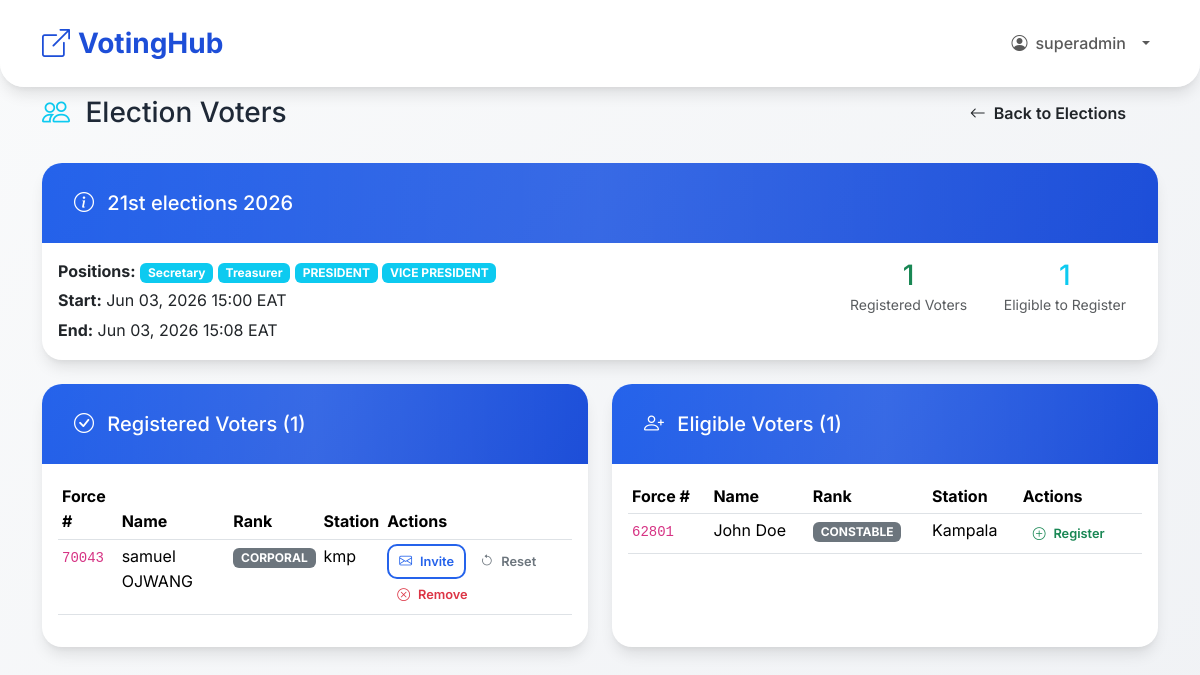
/polls/admin/elections/2/voters/ (signed in), run on an earlier commit of the app's database.
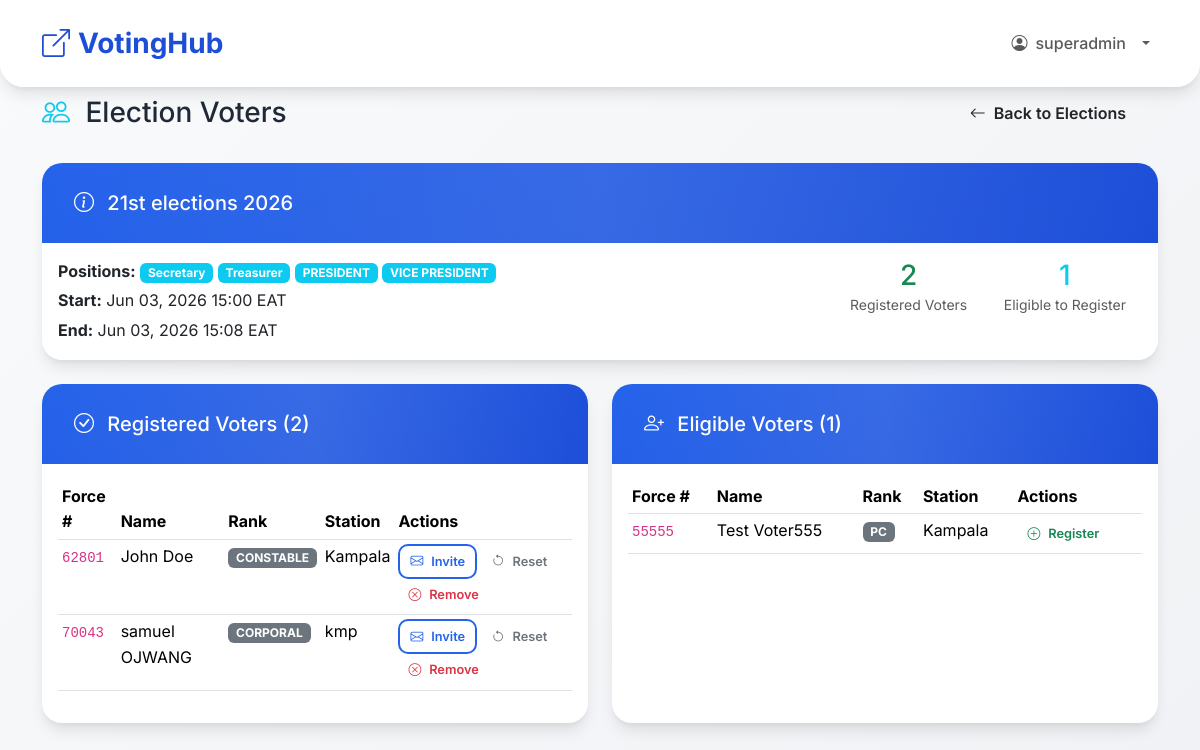
And on a later commit of the database.
### polls/models.py (models this page shows, shortened)
class Position(models.Model):
    name = models.CharField(max_length=100, unique=True)

class PoliceUser(AbstractUser):
    force_number = models.CharField(
        max_length=50,
        unique=True,
        help_text="Force Number"
    )
    rank = models.CharField(
        max_length=50,
        choices=[
            ('PC', 'PC'),
            ('CPL', 'CPL'),
            ('SGT', 'SGT'),
            ('S/SGT', 'S/SGT'),
            ('HCM', 'HCM'),
            ('AIP', 'AIP'),
            ('IP', 'IP'),
            ('ASP', 'ASP'),
            ('SP', 'SP'),
            ('SSP', 'SSP'),
            ('ACP', 'ACP'),
            ('CP', 'CP'),
        ]
    )
    station = models.CharField(max_length=100)
    phone = models.CharField(max_length=15, blank=True)
    otp_code = models.CharField(max_length=6, blank=True, null=True)
    otp_expiry = models.DateTimeField(blank=True, null=True)
    is_active_voter = models.BooleanField(default=False)
    role = models.CharField(
        max_length=20,
        choices=[
            ('SUPER_ADMIN', 'Super Admin'),
            ('ADMIN', 'Election Admin'),
            ('VOTER', 'Voter'),
        ],
        default='VOTER'
    )
    must_change_password = models.BooleanField(default=True)

### polls/views_admin.py (the view)
# urls.py: path('admin/elections/<int:election_id>/voters/', views_admin.admin_election_voters, name='admin_election_voters'),
@login_required
@user_passes_test(is_admin)
def admin_election_voters(request, election_id):
    election = get_object_or_404(Election.objects.prefetch_related('positions'), pk=election_id)
    registered_voter_ids = set(ElectionRegistration.objects.filter(
        election=election
    ).values_list('voter_id', flat=True))
    registered_voters = PoliceUser.objects.filter(
        id__in=registered_voter_ids, role='VOTER'
    ).order_by('force_number')
    eligible_voters = []
    for voter in PoliceUser.objects.filter(role='VOTER', is_active=True).order_by('force_number'):
        if election.is_voter_eligible(voter) and voter.id not in registered_voter_ids:
            eligible_voters.append(voter)
    return render(request, 'polls/admin_election_voters.html', {
        'election': election,
        'registered_voters': registered_voters,
        'eligible_voters': eligible_voters,
        'registered_count': registered_voters.count(),
        'eligible_count': len(eligible_voters),
    })

### polls/models.py (called while the page is built)
    def eligible_rank_values(self):
        if not self.eligible_ranks:
            return set()
        return self._split_eligible_values(self.eligible_ranks, upper=True)

    def eligible_station_values(self):
        if not self.eligible_stations:
            return set()
        return self._split_eligible_values(self.eligible_stations)

    def is_voter_eligible(self, voter):
        voter_rank = (voter.rank or '').strip().upper()
        voter_station = (voter.station or '').strip().casefold()
        eligible_ranks = self.eligible_rank_values()
        if eligible_ranks and voter_rank not in eligible_ranks:
            return False
        eligible_stations = self.eligible_station_values()
        if eligible_stations and voter_station not in eligible_stations:
            return False
        return True

### polls/views_admin.py (called while the page is built)
def is_admin(user):
    return user.role in ['SUPER_ADMIN', 'ADMIN']

### templates/polls/admin_election_voters.html (shortened to what the changed rows need)
{% extends 'base.html' %}
{% block content %}
<div class="row justify-content-center">
    <div class="col-lg-12">
        <div class="d-flex flex-column flex-md-row justify-content-between align-items-start align-items-md-center mb-4 gap-3">
            <h1 class="h3 mb-0">
                <i class="bi bi-people me-2 text-info"></i>
                Election Voters
            </h1>
        </div>
        <div class="card mb-4">
            <div class="card-body">
                <div class="row g-3">
                    <div class="col-md-6">
                        <p class="mb-1"><strong>Positions:</strong>
                            {% for pos in election.positions.all %}
                                <span class="badge bg-info">{{ pos.name }}</span>
                            {% endfor %}
                        </p>
                    </div>
                    <div class="col-md-6 text-center text-md-end">
                        <div class="d-inline-block text-center px-3">
                            <h3 class="text-success mb-0">{{ registered_count }}</h3>
                            <small class="text-muted">Registered Voters</small>
                        </div>
                    </div>
                </div>
            </div>
        </div>
        <div class="row">
            <div class="col-lg-6 mb-4">
                <div class="card border-success h-100">
                    <div class="card-header bg-success text-white d-flex justify-content-between align-items-center">
                        <h5 class="mb-0">
                            <i class="bi bi-check-circle me-2"></i>
                            Registered Voters ({{ registered_count }})
                        </h5>
                    </div>
                    <div class="card-body">
                        {% if registered_voters %}
                            <div class="table-responsive">
                                <table class="table table-hover table-sm">
                                    <thead>
                                        <tr>
                                            <th>Force #</th>
                                            <th>Name</th>
                                            <th>Rank</th>
                                            <th>Station</th>
                                            <th>Actions</th>
                                        </tr>
                                    </thead>
                                    <tbody>
                                        {% for voter in registered_voters %}
                                        <tr>
                                            <td><code>{{ voter.force_number }}</code></td>
                                            <td>{{ voter.get_full_name }}</td>
                                            <td><span class="badge bg-secondary">{{ voter.get_rank_display }}</span></td>
                                            <td>{{ voter.station }}</td>
<td>
                                                <a href="{% url 'polls:send_election_invitation' election.id voter.id %}"
                                                   class="btn btn-sm btn-outline-primary"
                                                   title="Send Invitation Email">
                                                    <i class="bi bi-envelope"></i> <span class="d-none d-lg-inline">Invite</span>
                                                </a>
                                                <form method="post" action="{% url 'polls:admin_reset_voter_election_votes' voter.id election.id %}" style="display:inline;" onsubmit="return confirm('Reset votes for {{ voter.get_full_name }} in this election? They will be able to vote again.')">
                                                    <button type="submit" class="btn btn-sm btn-outline-secondary" title="Reset Votes">
                                                        <i class="bi bi-arrow-counterclockwise"></i> <span class="d-none d-lg-inline">Reset</span>
                                                    </button>
                                                </form>
                                                <a href="{% url 'polls:admin_unregister_voter_from_election' election.id voter.id %}"
                                                   class="btn btn-sm btn-outline-danger"
                                                   onclick="return confirm('Unregister {{ voter.get_full_name }} from this election?')">
                                                    <i class="bi bi-x-circle"></i> <span class="d-none d-lg-inline">Remove</span>
                                                </a>
                                            </td>
                                        </tr>
                                        {% endfor %}
                                    </tbody>
                                </table>
                            </div>
                        {% else %}
                            <div class="text-center py-4">
                                <i class="bi bi-inbox display-4 text-muted mb-3"></i>
                                <p class="text-muted">No voters registered for this election yet.</p>
                            </div>
                        {% endif %}
                    </div>
                </div>
            </div>
            <div class="col-lg-6 mb-4">
                <div class="card border-info h-100">
                    <div class="card-body">
                        {% if eligible_voters %}
                            <div class="table-responsive">
                                <table class="table table-hover table-sm">
                                    <thead>
                                        <tr>
                                            <th>Force #</th>
                                            <th>Name</th>
                                            <th>Rank</th>
                                            <th>Station</th>
                                            <th>Actions</th>
                                        </tr>
                                    </thead>
                                    <tbody>
                                        {% for voter in eligible_voters %}
                                        <tr>
                                            <td><code>{{ voter.force_number }}</code></td>
                                            <td>{{ voter.get_full_name }}</td>
                                            <td><span class="badge bg-secondary">{{ voter.get_rank_display }}</span></td>
                                            <td>{{ voter.station }}</td>
                                            <td>
                                                <a href="{% url 'polls:admin_register_voter_to_election' election.id voter.id %}"
                                                   class="btn btn-sm btn-outline-success">
                                                    <i class="bi bi-plus-circle"></i> <span class="d-none d-lg-inline">Register</span>
                                                </a>
                                            </td>
                                        </tr>
                                        {% endfor %}
                                    </tbody>
                                </table>
                            </div>
                        {% else %}
                            <div class="text-center py-4">
                                <i class="bi bi-check-all display-4 text-muted mb-3"></i>
                                <p class="text-muted">All eligible voters are already registered.</p>
                            </div>
                        {% endif %}
                    </div>
                </div>
            </div>
        </div>
    </div>
</div>
{% endblock %}

What changed in the data, as far as the page shows it:
shown differently, row unchanged: PoliceUser "John Doe": moves from the list under "Eligible Voters (1)" to the list under "Registered Voters (2)"
added PoliceUser: force_number "55555", get_full_name "Test Voter555", rank "PC", station "Kampala", shown under "Eligible Voters (1)"
Also different on the page:
{{ registered_count }}: "1" → "2"
